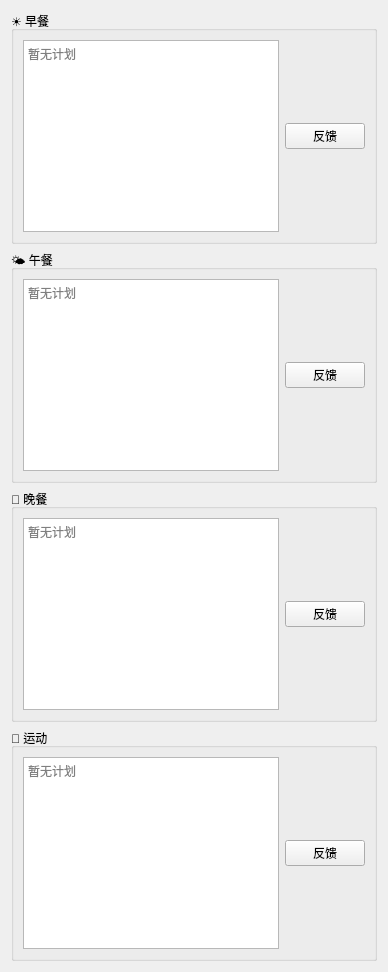
          <widget class="QWidget" name="tabDayAfter">
           <attribute name="title">
            <string>后天</string>
           </attribute>
           <layout class="QVBoxLayout" name="verticalLayout_dayafter">
            <item>
             <widget class="QGroupBox" name="groupDayAfterMorning">
              <property name="title">
               <string>☀️ 早餐</string>
              </property>
              <layout class="QHBoxLayout" name="horizontalLayout_DayAfterMorning">
               <item>
                <widget class="QTextEdit" name="txtDayAfterMorning">
                 <property name="readOnly">
                  <bool>true</bool>
                 </property>
                 <property name="placeholderText">
                  <string>暂无计划</string>
                 </property>
                </widget>
               </item>
               <item>
                <widget class="QPushButton" name="btnFeedbackDayAfterMorning">
                 <property name="text">
                  <string>反馈</string>
                 </property>
                </widget>
               </item>
              </layout>
             </widget>
            </item>
            <item>
             <widget class="QGroupBox" name="groupDayAfterLunch">
              <property name="title">
               <string>🌤️ 午餐</string>
              </property>
              <layout class="QHBoxLayout" name="horizontalLayout_DayAfterLunch">
               <item>
                <widget class="QTextEdit" name="txtDayAfterLunch">
                 <property name="readOnly">
                  <bool>true</bool>
                 </property>
                 <property name="placeholderText">
                  <string>暂无计划</string>
                 </property>
                </widget>
               </item>
               <item>
                <widget class="QPushButton" name="btnFeedbackDayAfterLunch">
                 <property name="text">
                  <string>反馈</string>
                 </property>
                </widget>
               </item>
              </layout>
             </widget>
            </item>
            <item>
             <widget class="QGroupBox" name="groupDayAfterDinner">
              <property name="title">
               <string>🌙 晚餐</string>
              </property>
              <layout class="QHBoxLayout" name="horizontalLayout_DayAfterDinner">
               <item>
                <widget class="QTextEdit" name="txtDayAfterDinner">
                 <property name="readOnly">
                  <bool>true</bool>
                 </property>
                 <property name="placeholderText">
                  <string>暂无计划</string>
                 </property>
                </widget>
               </item>
               <item>
                <widget class="QPushButton" name="btnFeedbackDayAfterDinner">
                 <property name="text">
                  <string>反馈</string>
                 </property>
                </widget>
               </item>
              </layout>
             </widget>
            </item>
            <item>
             <widget class="QGroupBox" name="groupDayAfterExercise">
              <property name="title">
               <string>🏃 运动</string>
              </property>
              <layout class="QHBoxLayout" name="horizontalLayout_DayAfterExercise">
               <item>
                <widget class="QTextEdit" name="txtDayAfterExercise">
                 <property name="readOnly">
                  <bool>true</bool>
                 </property>
                 <property name="placeholderText">
                  <string>暂无计划</string>
                 </property>
                </widget>
               </item>
               <item>
                <widget class="QPushButton" name="btnFeedbackDayAfterExercise">
                 <property name="text">
                  <string>反馈</string>
                 </property>
                </widget>
               </item>
              </layout>
             </widget>
            </item>
           </layout>
          </widget>
